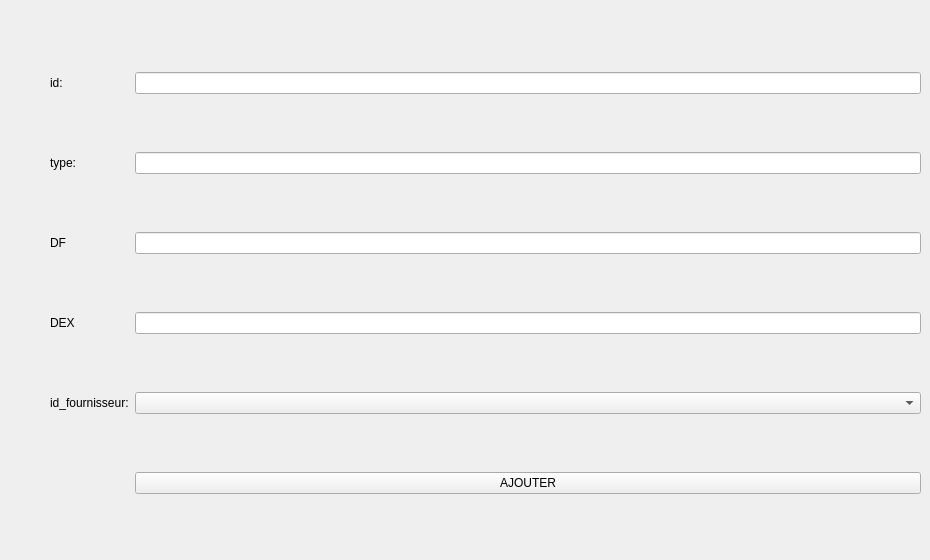
     <widget class="QWidget" name="tab_14">
      <attribute name="title">
       <string>Ajouter_produit</string>
      </attribute>
      <widget class="QWidget" name="layoutWidget_4">
       <property name="geometry">
        <rect>
         <x>50</x>
         <y>20</y>
         <width>871</width>
         <height>531</height>
        </rect>
       </property>
       <layout class="QGridLayout" name="gridLayout_5">
        <item row="0" column="0">
         <widget class="QLabel" name="label_50">
          <property name="styleSheet">
           <string notr="true">background:none;
font: 75 10pt &quot;MS Shell Dlg 2&quot;;</string>
          </property>
          <property name="text">
           <string>id:</string>
          </property>
         </widget>
        </item>
        <item row="4" column="0">
         <widget class="QLabel" name="label_54">
          <property name="styleSheet">
           <string notr="true">background:none;
font: 75 10pt &quot;MS Shell Dlg 2&quot;;</string>
          </property>
          <property name="text">
           <string>id_fournisseur:</string>
          </property>
         </widget>
        </item>
        <item row="1" column="0">
         <widget class="QLabel" name="label_47">
          <property name="styleSheet">
           <string notr="true">background:none;
font: 75 10pt &quot;MS Shell Dlg 2&quot;;</string>
          </property>
          <property name="text">
           <string>type:</string>
          </property>
         </widget>
        </item>
        <item row="2" column="0">
         <widget class="QLabel" name="label_48">
          <property name="styleSheet">
           <string notr="true">background:none;
font: 75 10pt &quot;MS Shell Dlg 2&quot;;</string>
          </property>
          <property name="text">
           <string>DF</string>
          </property>
         </widget>
        </item>
        <item row="3" column="1">
         <widget class="QLineEdit" name="lineEdit_DEXproduit">
          <property name="styleSheet">
           <string notr="true">background:none;</string>
          </property>
         </widget>
        </item>
        <item row="4" column="1">
         <widget class="QComboBox" name="comboBox_3"/>
        </item>
        <item row="0" column="1">
         <widget class="QLineEdit" name="lineEdit_idproduit">
          <property name="styleSheet">
           <string notr="true">background:none;</string>
          </property>
         </widget>
        </item>
        <item row="3" column="0">
         <widget class="QLabel" name="label_49">
          <property name="styleSheet">
           <string notr="true">background:none;
font: 75 10pt &quot;MS Shell Dlg 2&quot;;</string>
          </property>
          <property name="text">
           <string>DEX</string>
          </property>
         </widget>
        </item>
        <item row="1" column="1">
         <widget class="QLineEdit" name="lineEdit_typeproduit">
          <property name="styleSheet">
           <string notr="true">background:none;</string>
          </property>
         </widget>
        </item>
        <item row="2" column="1">
         <widget class="QLineEdit" name="lineEdit_DFproduit">
          <property name="styleSheet">
           <string notr="true">background:none;</string>
          </property>
         </widget>
        </item>
        <item row="5" column="1">
         <widget class="QPushButton" name="Ajouter_produit">
          <property name="styleSheet">
           <string notr="true">background:none;
</string>
          </property>
          <property name="text">
           <string>AJOUTER</string>
          </property>
         </widget>
        </item>
       </layout>
      </widget>
     </widget>
